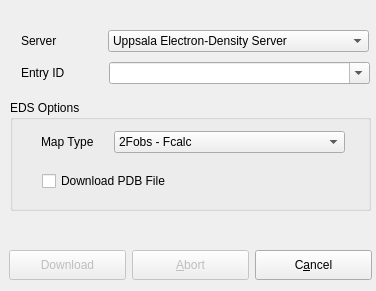
<ui version="4.0" >
 <class>DownloadElectronDensityData</class>
 <widget class="QDialog" name="DownloadElectronDensityData" >
  <property name="geometry" >
   <rect>
    <x>0</x>
    <y>0</y>
    <width>376</width>
    <height>291</height>
   </rect>
  </property>
  <property name="windowTitle" >
   <string>Download an electron density</string>
  </property>
  <widget class="QPushButton" name="download" >
   <property name="enabled" >
    <bool>false</bool>
   </property>
   <property name="geometry" >
    <rect>
     <x>9</x>
     <y>250</y>
     <width>117</width>
     <height>30</height>
    </rect>
   </property>
   <property name="minimumSize" >
    <size>
     <width>0</width>
     <height>30</height>
    </size>
   </property>
   <property name="toolTip" >
    <string>Download PDB file</string>
   </property>
   <property name="text" >
    <string>Download</string>
   </property>
   <property name="shortcut" >
    <string/>
   </property>
   <property name="default" >
    <bool>true</bool>
   </property>
  </widget>
  <widget class="QPushButton" name="buttonClose" >
   <property name="geometry" >
    <rect>
     <x>255</x>
     <y>250</y>
     <width>117</width>
     <height>30</height>
    </rect>
   </property>
   <property name="minimumSize" >
    <size>
     <width>0</width>
     <height>30</height>
    </size>
   </property>
   <property name="toolTip" >
    <string>Close window</string>
   </property>
   <property name="text" >
    <string>C&amp;ancel</string>
   </property>
   <property name="shortcut" >
    <string>Alt+A</string>
   </property>
   <property name="autoDefault" >
    <bool>true</bool>
   </property>
  </widget>
  <widget class="QPushButton" name="button_abort" >
   <property name="enabled" >
    <bool>false</bool>
   </property>
   <property name="geometry" >
    <rect>
     <x>132</x>
     <y>250</y>
     <width>117</width>
     <height>30</height>
    </rect>
   </property>
   <property name="minimumSize" >
    <size>
     <width>0</width>
     <height>30</height>
    </size>
   </property>
   <property name="toolTip" >
    <string>Abort download</string>
   </property>
   <property name="text" >
    <string>&amp;Abort</string>
   </property>
   <property name="shortcut" >
    <string>Alt+A</string>
   </property>
   <property name="autoDefault" >
    <bool>true</bool>
   </property>
  </widget>
  <widget class="QComboBox" name="entryId" >
   <property name="geometry" >
    <rect>
     <x>109</x>
     <y>62</y>
     <width>261</width>
     <height>22</height>
    </rect>
   </property>
   <property name="toolTip" >
    <string>Enter PDB ID</string>
   </property>
   <property name="editable" >
    <bool>true</bool>
   </property>
   <property name="maxVisibleItems" >
    <number>100</number>
   </property>
   <property name="insertPolicy" >
    <enum>QComboBox::InsertAtTop</enum>
   </property>
   <property name="minimumContentsLength" >
    <number>4</number>
   </property>
  </widget>
  <widget class="QGroupBox" name="eds_options" >
   <property name="enabled" >
    <bool>true</bool>
   </property>
   <property name="geometry" >
    <rect>
     <x>10</x>
     <y>100</y>
     <width>361</width>
     <height>111</height>
    </rect>
   </property>
   <property name="title" >
    <string>EDS Options</string>
   </property>
   <widget class="QLabel" name="eds_typelabel" >
    <property name="geometry" >
     <rect>
      <x>31</x>
      <y>31</y>
      <width>71</width>
      <height>22</height>
     </rect>
    </property>
    <property name="text" >
     <string>Map Type</string>
    </property>
   </widget>
   <widget class="QCheckBox" name="eds_downloadpdb" >
    <property name="geometry" >
     <rect>
      <x>32</x>
      <y>70</y>
      <width>271</width>
      <height>22</height>
     </rect>
    </property>
    <property name="layoutDirection" >
     <enum>Qt::LeftToRight</enum>
    </property>
    <property name="text" >
     <string>Download PDB File</string>
    </property>
   </widget>
   <widget class="QComboBox" name="eds_maptype" >
    <property name="geometry" >
     <rect>
      <x>104</x>
      <y>31</y>
      <width>231</width>
      <height>22</height>
     </rect>
    </property>
    <item>
     <property name="text" >
      <string>2Fobs - Fcalc</string>
     </property>
    </item>
    <item>
     <property name="text" >
      <string>Fobs - Fcalc</string>
     </property>
    </item>
   </widget>
  </widget>
  <widget class="QLabel" name="entryLabel" >
   <property name="geometry" >
    <rect>
     <x>21</x>
     <y>62</y>
     <width>81</width>
     <height>22</height>
    </rect>
   </property>
   <property name="text" >
    <string>Entry ID</string>
   </property>
   <property name="alignment" >
    <set>Qt::AlignLeading|Qt::AlignLeft|Qt::AlignVCenter</set>
   </property>
  </widget>
  <widget class="QLabel" name="serverLabel" >
   <property name="geometry" >
    <rect>
     <x>21</x>
     <y>30</y>
     <width>81</width>
     <height>22</height>
    </rect>
   </property>
   <property name="text" >
    <string>Server</string>
   </property>
  </widget>
  <widget class="QComboBox" name="server" >
   <property name="geometry" >
    <rect>
     <x>108</x>
     <y>30</y>
     <width>261</width>
     <height>22</height>
    </rect>
   </property>
   <item>
    <property name="text" >
     <string>Uppsala Electron-Density Server</string>
    </property>
   </item>
   <item>
    <property name="text" >
     <string>Electron Microscopy Data Bank</string>
    </property>
   </item>
  </widget>
  <widget class="QLabel" name="progress_label" >
   <property name="geometry" >
    <rect>
     <x>20</x>
     <y>210</y>
     <width>341</width>
     <height>36</height>
    </rect>
   </property>
   <property name="text" >
    <string/>
   </property>
  </widget>
 </widget>
 <layoutdefault spacing="6" margin="11" />
 <tabstops>
  <tabstop>download</tabstop>
  <tabstop>button_abort</tabstop>
  <tabstop>buttonClose</tabstop>
 </tabstops>
 <includes>
  <include location="global" >BALL_core/COMMON/global.h</include>
 </includes>
 <resources/>
 <connections/>
</ui>
